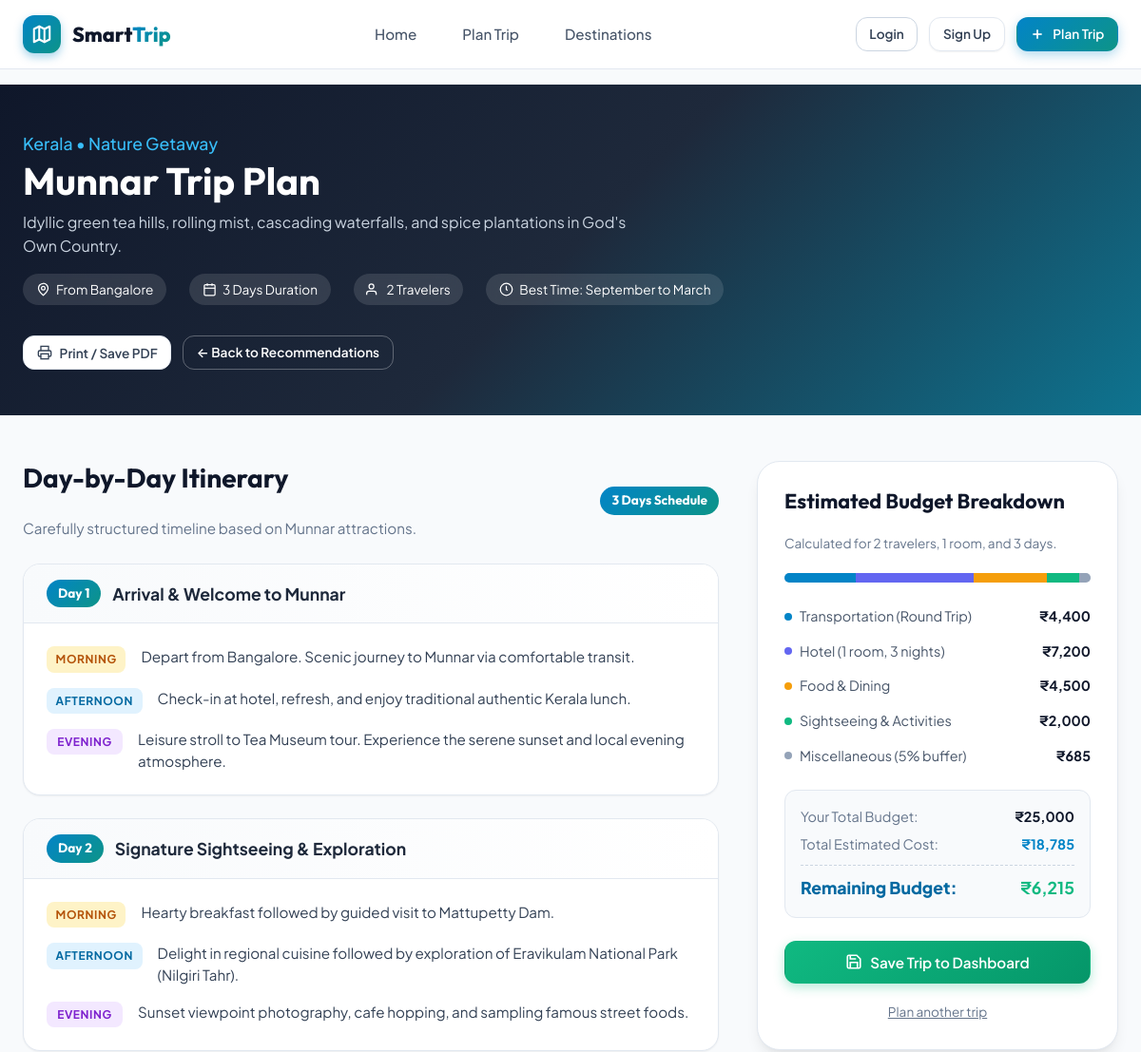
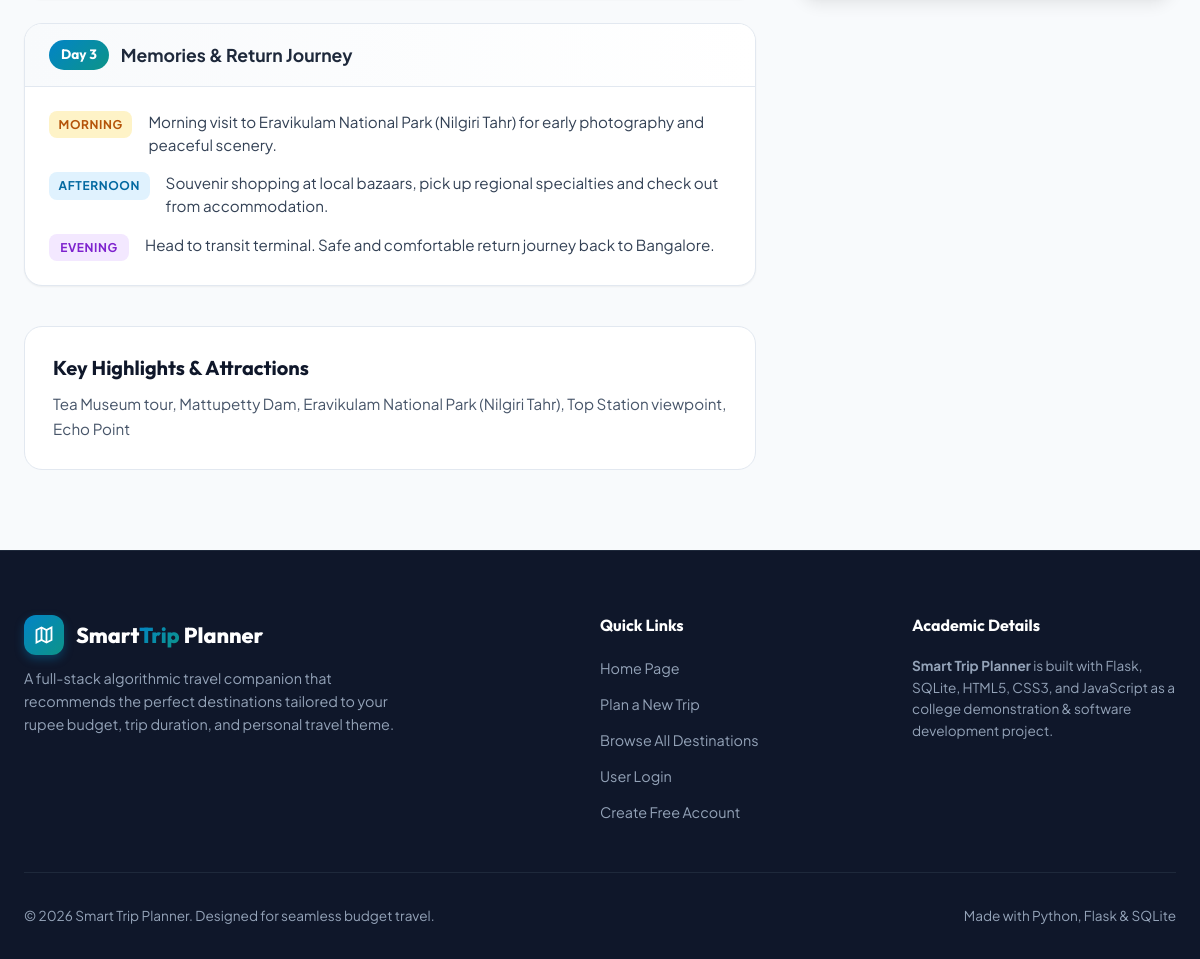
Page /trip/3?start_location=Bangalore&budget=25000.0&days=3&travelers=2&preference=Nature on the committed database (2 pictures, top to bottom).
### tables this page shows
CREATE TABLE destinations (
            id INTEGER PRIMARY KEY AUTOINCREMENT,
            name TEXT NOT NULL,
            state TEXT NOT NULL,
            description TEXT NOT NULL,
            min_days INTEGER NOT NULL,
            transport_cost REAL NOT NULL,
            hotel_per_day REAL NOT NULL,
            food_per_day REAL NOT NULL,
            activity_cost REAL NOT NULL,
            preference TEXT NOT NULL,
            highlights TEXT NOT NULL,
            best_time TEXT DEFAULT 'Year-round',
            image_url TEXT
        );

### app.py (the view)
@app.route('/trip/<int:destination_id>')
def trip_details(destination_id):
    destination = get_destination_by_id(destination_id)
    if not destination:
        flash('Selected destination could not be found.', 'danger')
        return redirect(url_for('recommend'))
    start_location = request.args.get('start_location', session.get('last_start_location', 'Bangalore'))
    try:
        budget = float(request.args.get('budget', session.get('last_budget', 25000)))
        days = int(request.args.get('days', session.get('last_days', destination['min_days'])))
        travelers = int(request.args.get('travelers', session.get('last_travelers', 2)))
    except (ValueError, TypeError):
        budget = 25000.0
        days = destination['min_days']
        travelers = 2
    preference = request.args.get('preference', session.get('last_preference', destination['preference']))
    cost_data = calculate_trip_cost(destination, days, travelers)
    remaining_budget = budget - cost_data['total_cost']
    suitability = calculate_suitability(destination, budget, days, travelers, preference)
    itinerary = generate_itinerary(destination, days, start_location)
    trip_params = {
        'start_location': start_location,
        'budget': budget,
        'days': days,
        'travelers': travelers,
        'preference': preference
    }
    return render_template(
        'trip_details.html',
        destination=destination,
        cost=cost_data,
        remaining_budget=remaining_budget,
        suitability=suitability,
        itinerary=itinerary,
        params=trip_params
    )

### templates/trip_details.html (shortened to what this page needs)
{% extends "base.html" %}
{% block content %}
<header class="trip-hero">
    <div class="container trip-hero-inner">
        <div class="trip-hero-details">
            <span class="state">{{ destination.state }} &bull; {{ destination.preference }} Getaway</span>
            <h1>{{ destination.name }} Trip Plan</h1>
            <p style="color: #cbd5e1; max-width: 650px;">{{ destination.description }}</p>
            <div class="trip-meta-row">
                <span class="trip-meta-badge">
                    <svg width="15" height="15" viewBox="0 0 24 24" fill="none" stroke="currentColor" stroke-width="2">
                        <path d="M12 2a8 8 0 0 0-8 8c0 5.25 8 12 8 12s8-6.75 8-12a8 8 0 0 0-8-8z"></path>
                        <circle cx="12" cy="10" r="3"></circle>
                    </svg>
                    From {{ params.start_location }}
                </span>
                <span class="trip-meta-badge">
                    <svg width="15" height="15" viewBox="0 0 24 24" fill="none" stroke="currentColor" stroke-width="2">
                        <rect x="3" y="4" width="18" height="18" rx="2" ry="2"></rect>
                        <line x1="16" y1="2" x2="16" y2="6"></line>
                        <line x1="8" y1="2" x2="8" y2="6"></line>
                        <line x1="3" y1="10" x2="21" y2="10"></line>
                    </svg>
                    {{ params.days }} Days Duration
                </span>
                <span class="trip-meta-badge">
                    <svg width="15" height="15" viewBox="0 0 24 24" fill="none" stroke="currentColor" stroke-width="2">
                        <path d="M17 21v-2a4 4 0 0 0-4-4H5a4 4 0 0 0-4 4v2"></path>
                        <circle cx="9" cy="7" r="4"></circle>
                    </svg>
                    {{ params.travelers }} Traveler{% if params.travelers > 1 %}s{% endif %}
                </span>
                <span class="trip-meta-badge">
                    <svg width="15" height="15" viewBox="0 0 24 24" fill="none" stroke="currentColor" stroke-width="2">
                        <circle cx="12" cy="12" r="10"></circle>
                        <polyline points="12 6 12 12 14 14"></polyline>
                    </svg>
                    Best Time: {{ destination.best_time }}
                </span>
            </div>
        </div>
        <div style="display: flex; gap: 0.75rem; flex-wrap: wrap;">
            <button class="btn btn-secondary btn-sm" id="printTripBtn">
                <svg width="16" height="16" viewBox="0 0 24 24" fill="none" stroke="currentColor" stroke-width="2">
                    <polyline points="6 9 6 2 18 2 18 9"></polyline>
                    <path d="M6 18H4a2 2 0 0 1-2-2v-5a2 2 0 0 1 2-2h16a2 2 0 0 1 2 2v5a2 2 0 0 1-2 2h-2"></path>
                    <rect x="6" y="14" width="12" height="8"></rect>
                </svg>
                Print / Save PDF
            </button>
            <a href="{{ url_for('recommend') }}" class="btn btn-outline btn-sm" style="color: white; border-color: rgba(255,255,255,0.3);">
                &larr; Back to Recommendations
            </a>
        </div>
    </div>
</header>
<div class="container">
    <div class="trip-grid">
        <div class="timeline-section">
            <div style="display: flex; align-items: center; justify-content: space-between; margin-bottom: 1.5rem;">
                <div>
                    <h2>Day-by-Day Itinerary</h2>
                    <p style="color: var(--slate-500); font-size: 0.95rem;">
                        Carefully structured timeline based on {{ destination.name }} attractions.
                    </p>
                </div>
                <span class="day-pill">{{ params.days }} Days Schedule</span>
            </div>
            <div class="itinerary-timeline">
                {% for item in itinerary %}
                <div class="day-card" id="dayCard{{ item.day }}">
                    <div class="day-header">
                        <div style="display: flex; align-items: center; gap: 0.75rem;">
                            <span class="day-pill">Day {{ item.day }}</span>
                            <span class="day-title">{{ item.title }}</span>
                        </div>
                    </div>
                    <div class="day-activities">
                        <div class="activity-item">
                            <span class="time-badge time-morning">Morning</span>
                            <p class="activity-text">{{ item.morning }}</p>
                        </div>
                        <div class="activity-item">
                            <span class="time-badge time-afternoon">Afternoon</span>
                            <p class="activity-text">{{ item.afternoon }}</p>
                        </div>
                        <div class="activity-item">
                            <span class="time-badge time-evening">Evening</span>
                            <p class="activity-text">{{ item.evening }}</p>
                        </div>
                    </div>
                </div>
                {% endfor %}
            </div>
            <div style="margin-top: 2.5rem; background: var(--white); border-radius: var(--radius-lg); border: 1px solid var(--slate-200); padding: 1.75rem;">
                <h3 style="font-size: 1.25rem; margin-bottom: 0.75rem;">Key Highlights & Attractions</h3>
                <p style="color: var(--slate-600); font-size: 0.95rem; line-height: 1.6;">
                    {{ destination.highlights }}
                </p>
            </div>
        </div>
        <aside class="budget-sidebar">
            <div class="budget-card">
                <h3>Estimated Budget Breakdown</h3>
                <p style="color: var(--slate-500); font-size: 0.85rem; margin-bottom: 1.25rem;">
                    Calculated for {{ params.travelers }} traveler{% if params.travelers > 1 %}s{% endif %}, {{ cost.rooms }} room{% if cost.rooms > 1 %}s{% endif %}, and {{ params.days }} days.
                </p>
                {% set transport_pct = (cost.transport_cost / cost.total_cost * 100) | round(1) %}
                {% set hotel_pct = (cost.hotel_cost / cost.total_cost * 100) | round(1) %}
                {% set food_pct = (cost.food_cost / cost.total_cost * 100) | round(1) %}
                {% set activity_pct = (cost.activity_cost / cost.total_cost * 100) | round(1) %}
                {% set misc_pct = (cost.misc_cost / cost.total_cost * 100) | round(1) %}
                <div class="budget-meter-wrap">
                    <div class="budget-meter-bar">
                        <div class="meter-fill fill-transport" style="width: {{ transport_pct }}%;" title="Transport: {{ transport_pct }}%"></div>
                        <div class="meter-fill fill-hotel" style="width: {{ hotel_pct }}%;" title="Hotel: {{ hotel_pct }}%"></div>
                        <div class="meter-fill fill-food" style="width: {{ food_pct }}%;" title="Food: {{ food_pct }}%"></div>
                        <div class="meter-fill fill-activity" style="width: {{ activity_pct }}%;" title="Activities: {{ activity_pct }}%"></div>
                        <div class="meter-fill fill-misc" style="width: {{ misc_pct }}%;" title="Miscellaneous: {{ misc_pct }}%"></div>
                    </div>
                </div>
                <ul class="budget-list">
                    <li class="budget-item">
                        <div class="item-left">
                            <span class="item-dot" style="background-color: var(--primary);"></span>
                            <span>Transportation (Round Trip)</span>
                        </div>
                        <span class="item-amount">₹{{ "{:,.0f}".format(cost.transport_cost) }}</span>
                    </li>
                    <li class="budget-item">
                        <div class="item-left">
                            <span class="item-dot" style="background-color: var(--indigo);"></span>
                            <span>Hotel ({{ cost.rooms }} room, {{ params.days }} nights)</span>
                        </div>
                        <span class="item-amount">₹{{ "{:,.0f}".format(cost.hotel_cost) }}</span>
                    </li>
                    <li class="budget-item">
                        <div class="item-left">
                            <span class="item-dot" style="background-color: var(--amber);"></span>
                            <span>Food & Dining</span>
                        </div>
                        <span class="item-amount">₹{{ "{:,.0f}".format(cost.food_cost) }}</span>
                    </li>
                    <li class="budget-item">
                        <div class="item-left">
                            <span class="item-dot" style="background-color: var(--emerald);"></span>
                            <span>Sightseeing & Activities</span>
                        </div>
                        <span class="item-amount">₹{{ "{:,.0f}".format(cost.activity_cost) }}</span>
                    </li>
                    <li class="budget-item">
                        <div class="item-left">
                            <span class="item-dot" style="background-color: var(--slate-400);"></span>
                            <span>Miscellaneous (5% buffer)</span>
                        </div>
                        <span class="item-amount">₹{{ "{:,.0f}".format(cost.misc_cost) }}</span>
                    </li>
                </ul>
                <div class="budget-total-box">
                    <div class="budget-row">
                        <span style="color: var(--slate-500);">Your Total Budget:</span>
                        <strong style="color: var(--slate-900);">₹{{ "{:,.0f}".format(params.budget) }}</strong>
                    </div>
                    <div class="budget-row">
                        <span style="color: var(--slate-500);">Total Estimated Cost:</span>
                        <strong style="color: var(--primary);">₹{{ "{:,.0f}".format(cost.total_cost) }}</strong>
                    </div>
                    <div class="budget-row grand-total">
                        <span>Remaining Budget:</span>
                        {% if remaining_budget >= 0 %}
                            <span class="surplus-tag">₹{{ "{:,.0f}".format(remaining_budget) }}</span>
                        {% else %}
                            <span style="color: var(--rose);">₹{{ "{:,.0f}".format(remaining_budget) }}</span>
                        {% endif %}
                    </div>
                </div>
                <form action="{{ url_for('save_trip') }}" method="POST" id="saveTripForm">
                    <button type="submit" class="btn btn-accent" style="width: 100%;" id="saveTripBtn">
                        <svg width="18" height="18" viewBox="0 0 24 24" fill="none" stroke="currentColor" stroke-width="2.2">
                            <path d="M19 21H5a2 2 0 0 1-2-2V5a2 2 0 0 1 2-2h11l5 5v11a2 2 0 0 1-2 2z"></path>
                            <polyline points="17 21 17 13 7 13 7 21"></polyline>
                            <polyline points="7 3 7 8 15 8"></polyline>
                        </svg>
                        Save Trip to Dashboard
                    </button>
                </form>
                <div style="margin-top: 1rem; text-align: center;">
                    <a href="{{ url_for('plan') }}" style="font-size: 0.85rem; color: var(--slate-500); text-decoration: underline;">
                        Plan another trip
                    </a>
                </div>
            </div>
        </aside>
    </div>
</div>
{% endblock %}

### rows in the picture
destinations: state "Kerala", preference "Nature", name "Munnar", description "Idyllic green tea hills, rolling mist, cascading waterfalls, and spice plantations in God's Own Country.", best_time "September to March", highlights "Tea Museum tour, Mattupetty Dam, Eravikulam National Park (Nilgiri Tahr), Top Station viewpoint, Echo Point"

### other values in the picture
{{ params.start_location }} "Bangalore"
{{ params.days }} "3"
{{ params.travelers }} "2"
{{ item.day }} "1" "2" "3"
{{ item.title }} "Arrival & Welcome to Munnar" "Signature Sightseeing & Exploration" "Memories & Return Journey"
{{ item.morning }} "Depart from Bangalore. Scenic journey to Munnar via comfortable transit." "Hearty breakfast followed by guided visit to Mattupetty Dam." "Morning visit to Eravikulam National Park (Nilgiri Tahr) for early photography and peaceful scenery."
{{ item.afternoon }} "Check-in at hotel, refresh, and enjoy traditional authentic Kerala lunch." "Delight in regional cuisine followed by exploration of Eravikulam National Park (Nilgiri Tahr)." "Souvenir shopping at local bazaars, pick up regional specialties and check out from accommodation."
{{ item.evening }} "Leisure stroll to Tea Museum tour. Experience the serene sunset and local evening atmosphere." "Sunset viewpoint photography, cafe hopping, and sampling famous street foods." "Head to transit terminal. Safe and comfortable return journey back to Bangalore."
{{ cost.rooms }} "1"
{{ "{:,.0f}".format(cost.transport_cost) }} "4,400"
{{ "{:,.0f}".format(cost.hotel_cost) }} "7,200"
{{ "{:,.0f}".format(cost.food_cost) }} "4,500"
{{ "{:,.0f}".format(cost.activity_cost) }} "2,000"
{{ "{:,.0f}".format(cost.misc_cost) }} "685"
{{ "{:,.0f}".format(params.budget) }} "25,000"
